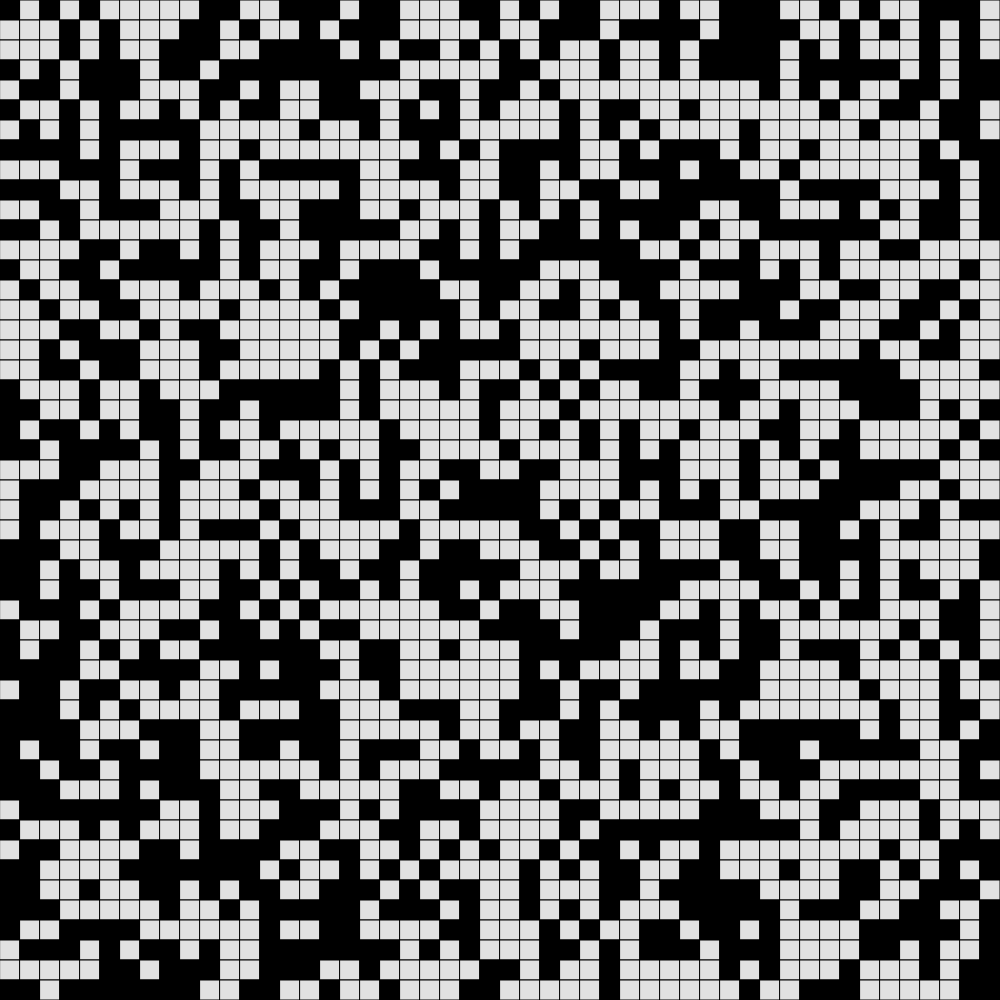
Frame 1 (no input)
Frame 60 (no input): identical to frame 1, image omitted
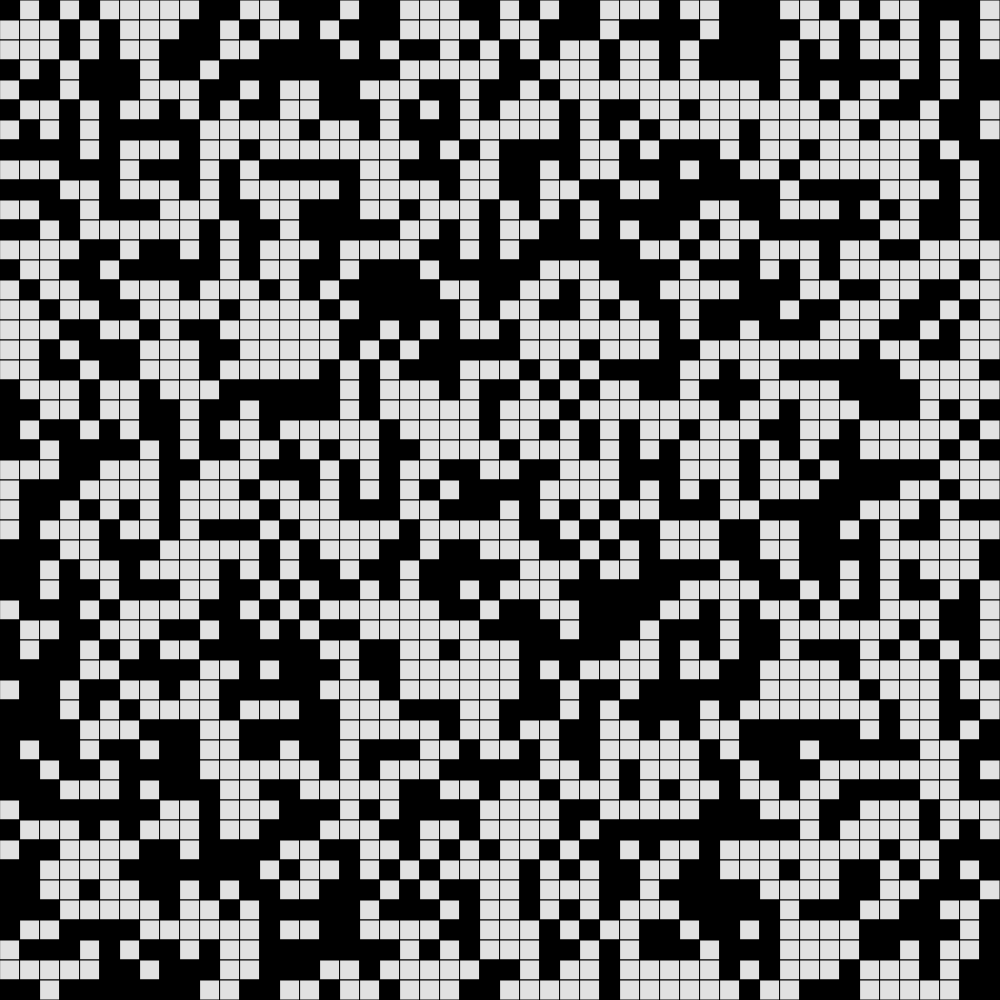
Frame 120 (the mouse pressed at the canvas centre since frame 60)

The p5.js sketch that drew these frames (run headless with seeded random() and noise() and a simulated clock; from frame 60 on, the mouse is pressed at the canvas centre):

// p5.js sketch
// ── sketch.js
// Project Title
// Your Name
// Date

let gridSize = 50;
let grid;
let cellSize;

function setup() {
  if (windowWidth > windowHeight){
    createCanvas(windowHeight, windowHeight);
  }
  else{
    createCanvas(windowWidth, windowWidth);
  }
  cellSize = width/gridSize;
  grid = createRandom2DArrays(gridSize, gridSize);
}

function draw() {
  background(255);
  displayGrid();
}

function displayGrid(){
  for(let y = 0; y < gridSize; y++){
    for(let x = 0; x < gridSize; x++){
      if (grid[y][x] === 1){
        fill(0);
      }
      else{
        fill(225);
      }
      rect(x*cellSize, y*cellSize, cellSize, cellSize);
    }
  }
}

function create2DArrays(cols, rows){
  let emptyArray = [];
  for(let i = 0; i < rows; i++){
    emptyArray.push([]);
    for(let j = 0; j < cols; j++){
      emptyArray[i].push(0);
    }
  }
  return emptyArray;
}

function createRandom2DArrays(cols, rows){
  let emptyArray = [];
  for(let i = 0; i < rows; i++){
    emptyArray.push([]);
    for(let j = 0; j < cols; j++){
      if(random(100) < 50){
        emptyArray[i].push(0);
      }
      else{
        emptyArray[i].push(1);
      }
    }
  }
  return emptyArray;
}

function update(){
  let nextTurn = create2DArrays(gridSize, gridSize);

  for(let y = 0; y < gridSize; y++){
    for(let x = 0; x < gridSize; x++){
      let neighbors = 0;

      for (let i = -1; i <= 1; i++){
        for (let j = -1; j <= 1; i++){
          if (y+i >= 0 && y+i < gridSize && x+j >= 0 && x+j < gridSize){
            neighbors += grid[y+i][x+j];
          }
        }
      }

      neighbors -= grid[y][x];

      if(grid[y][x] === 1){   // alive
        if (neighbors === 2 || neighbors === 3){
          nextTurn[y][x] = 1;
        }
        else{
          nextTurn[y][x] = 0;
        }
      }
      else{   // dead
        if (neighbors === 3){
          nextTurn[y][x] = 1;
        }
        else{
          nextTurn[y][x] = 0;
        }
      }
    }
  }
  grid = nextTurn;
}

function keyPressed(){
  if (key === " "){
    update();
  }
  if (key === "r"){
    grid = createRandom2DArrays(gridSize, gridSize);
  }
  if (key === "c"){
    grid = create2DArrays();
  }
}

function mousePressed(){
  let xcord = floor(mouseX / cellSize);
  let ycord = floor(mouseY / cellSize);
  if (grid[ycord][xcord] === 1){
    grid[ycord][xcord] = 0;
  }
  else{
    grid[ycord][xcord] = 1;
  }
  
}
